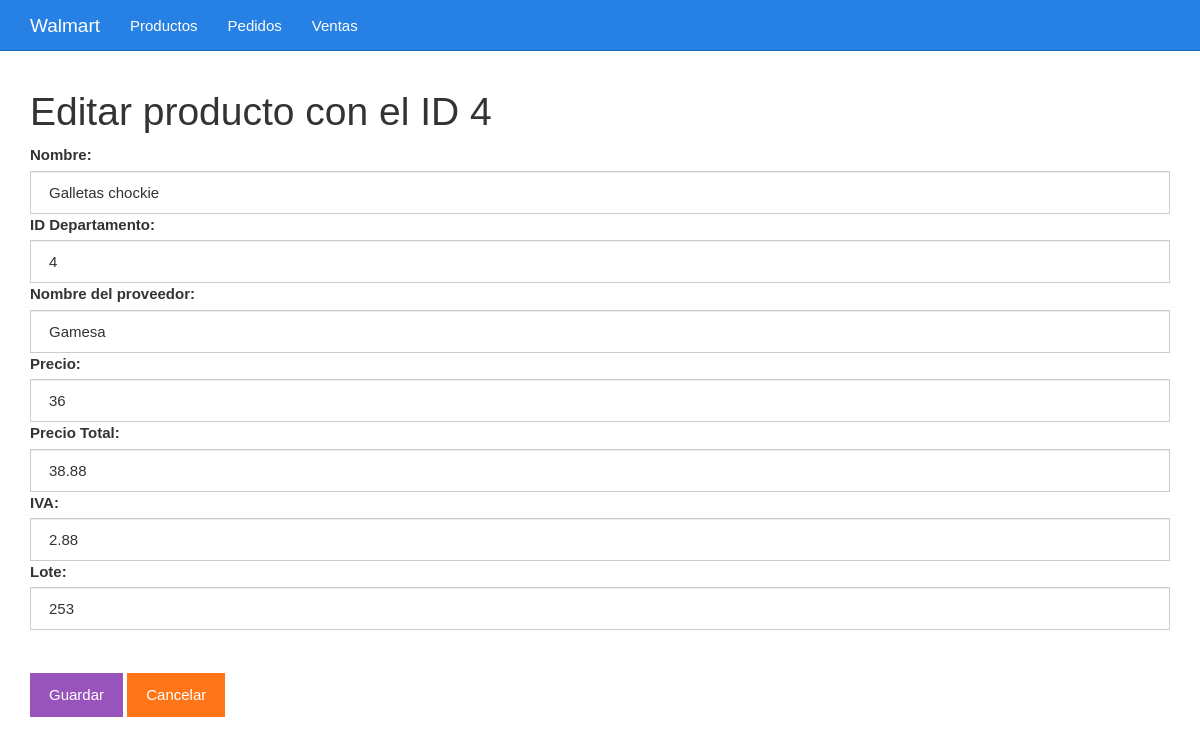
The page /editar.php?id=4 on the database its author committed.
### tables this page shows
CREATE TABLE `tbl_productos` (
  `id_p` int(4) NOT NULL,
  `nom_pro` varchar(100) NOT NULL,
  `id_dep` int(4) NOT NULL,
  `proveedor` varchar(100) NOT NULL,
  `precio` int(10) NOT NULL,
  `precio_total` float(12,2) NOT NULL,
  `iva` float(10,2) NOT NULL,
  `lote` int(4) NOT NULL
);

### editar.php (the view, shortened to what this page needs)
<?php
$id = $_GET["id"];
include_once "base_de_datos.php";
$sentencia = $base_de_datos->prepare("SELECT * FROM tbl_productos WHERE id_p = ?;");
$sentencia->execute([$id]);
$producto = $sentencia->fetch(PDO::FETCH_OBJ);
?>
<?php include_once "encabezado.php" ?>
	<div class="col-xs-12">
		<h1>Editar producto con el ID <?php echo $producto->id_p; ?></h1>
		<form method="post" action="guardarDatosEditados.php">
			<label for="nom_pro">Nombre:</label>
			<input value="<?php echo $producto->nom_pro ?>" class="form-control" name="nom_pro" required type="text" id="nom_pro" placeholder="Nombre">
			<label for="id_dep">ID Departamento:</label>
			<input value="<?php echo $producto->id_dep ?>" class="form-control" name="id_dep" required type="number" id="id_dep" placeholder="ID Departamento">
			<label for="proveedor">Nombre del proveedor:</label>
			<input value="<?php echo $producto->proveedor ?>" class="form-control" name="proveedor" required type="text" id="proveedor" placeholder="Proveedor">
			<label for="precio">Precio:</label>
			<input value="<?php echo $producto->precio ?>" class="form-control" name="precio" required type="number" id="precio" placeholder="Precio">
			<label for="precio_total">Precio Total:</label>
			<input value="<?php echo $producto->precio_total ?>" class="form-control" name="precio_total" required type="number" id="precio_total" placeholder="Precio Total">
			<label for="iva">IVA:</label>
			<input value="<?php echo $producto->iva ?>" class="form-control" name="iva" required type="number" id="iva" placeholder="IVA">
			<label for="lote">Lote:</label>
			<input value="<?php echo $producto->lote ?>" class="form-control" name="lote" required type="number" id="lote" placeholder="Lote">
			<br><br><input class="btn btn-info" type="submit" value="Guardar">
			<a class="btn btn-warning" href="./listar.php">Cancelar</a>
		</form>
	</div>
<?php include_once "pie.php" ?>

### css/estilo.css (style rules this page uses)
body { padding-top: 70px; }

### rows shown on the page
tbl_productos: id_p "4", nom_pro "Galletas chockie", id_dep "4", proveedor "Gamesa", precio "36", precio_total "38.88", iva "2.88", lote "253"
